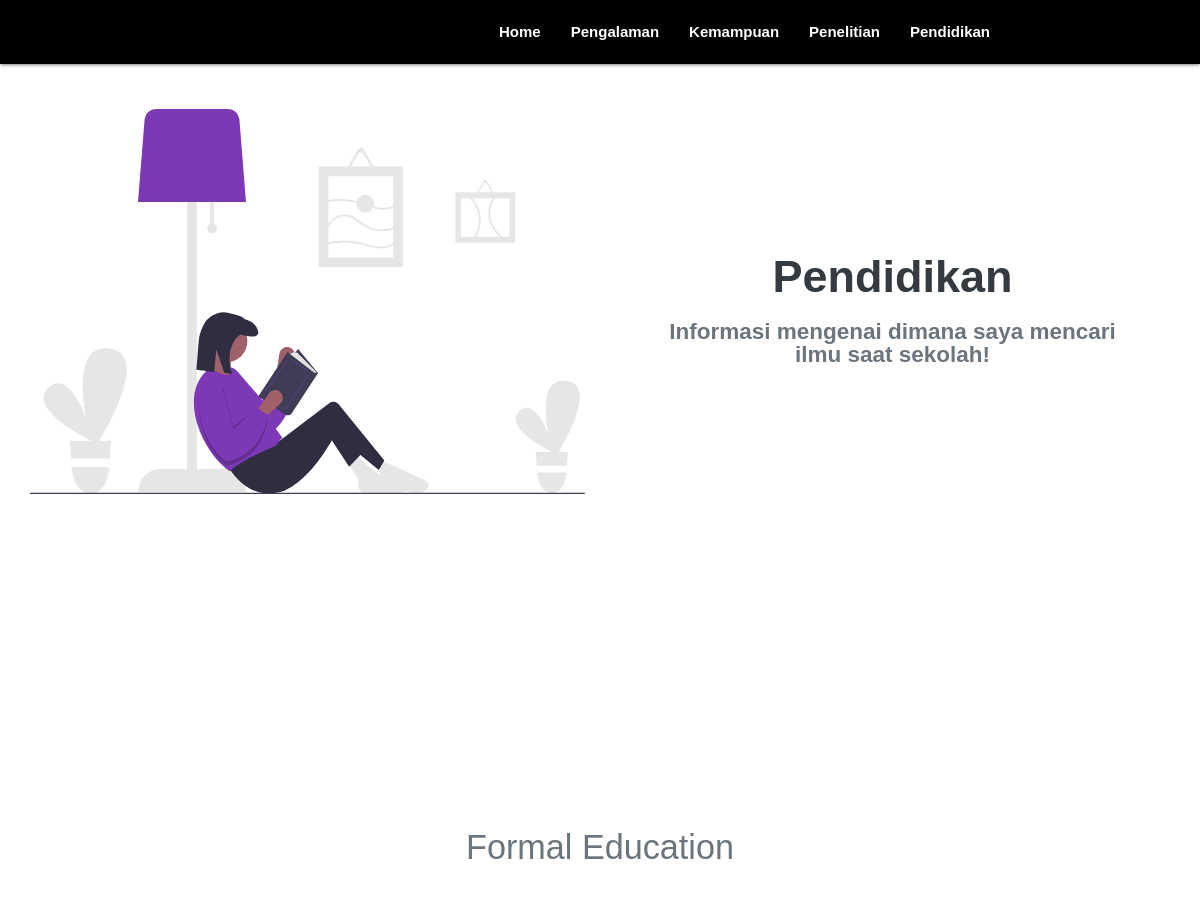
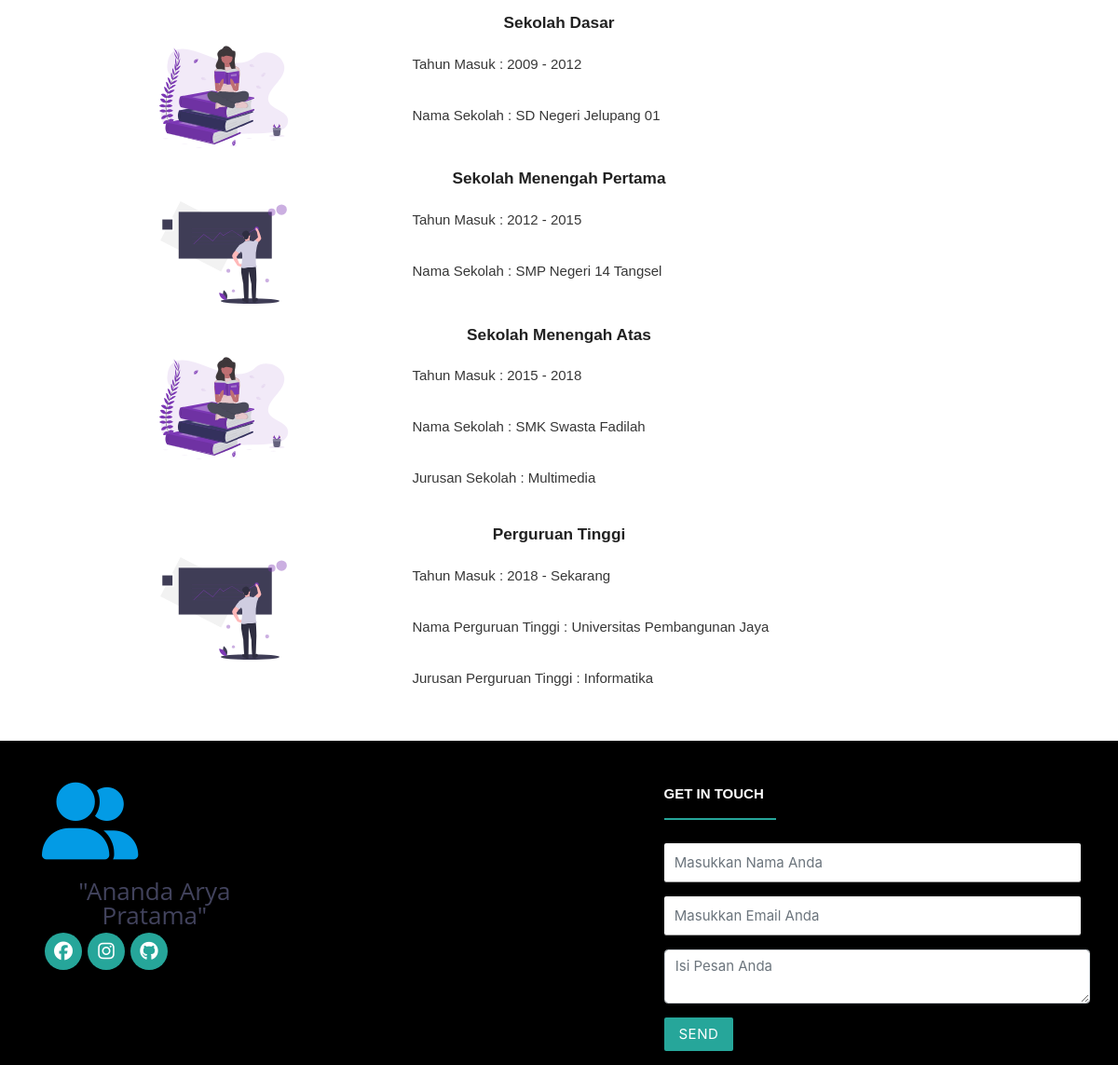
Page /uts/education.php on the committed database (2 pictures, top to bottom).
### tables this page shows
CREATE TABLE `pendidikan` (
  `id_biodata` int(10) NOT NULL,
  `id_pendidikan` int(10) NOT NULL,
  `tahun_sd` varchar(15) NOT NULL,
  `nama_sd` varchar(50) NOT NULL,
  `tahun_smp` varchar(15) NOT NULL,
  `nama_smp` varchar(50) NOT NULL,
  `tahun_sma` varchar(15) NOT NULL,
  `nama_sma` varchar(50) NOT NULL,
  `jurusan_sma` varchar(25) NOT NULL,
  `tahun_kuliah` varchar(15) NOT NULL,
  `nama_kuliah` varchar(50) NOT NULL,
  `jurusan_kuliah` varchar(25) NOT NULL
);

### uts/education.php (the view, shortened to what this page needs)
<!DOCTYPE html>
<html lang="en">
<head>
    <link rel="stylesheet" href="https://maxcdn.bootstrapcdn.com/bootstrap/4.5.0/css/bootstrap.min.css" />
    <link type="text/css" rel="stylesheet" href="assets/css/materialize.min.css" media="screen,projection" />
    <link rel="stylesheet" href="assets/css/style.css">
    <link rel="stylesheet" href="assets/css/home.css">
</head>
<body>
    <?php
        include_once "koneksi.php";
    ?>
  <section style="height: 90vh;">
    <div class="container-fluid px-3 pt-5">
      <div class="row text-dark mx-auto">
        <div class="col-md-6"> <img class="img-fluid d-block"
            src="./assets/images/education-page/header.svg" draggable="true"> </div>
        <div
          class="px-md-5 p-3 col-md-6 d-flex flex-column align-items-center justify-content-center">
          <h2 style="font-size: 3em;font-weight: bolder;" class="mb-0">Pendidikan</h2>
          <p class="font-weight-bolder text-muted text-center"
            style="font-size: 1.5em;">
            Informasi mengenai dimana saya mencari ilmu saat sekolah!
          </p>
        </div>
      </div>
    </div>
  </section>
  <section>
    <div class="container-fluid px-5">
      <?php
        $strSQL = "SELECT * FROM pendidikan";
        $runstrSQL = mysqli_query($conn, $strSQL);
        $jmlRowData = mysqli_num_rows($runstrSQL);
        if ($jmlRowData < 0) {
            echo "<tr><td colspan='5'>Data Tidak Terdapat Dalam Database</td></tr>";
            }
          else {
              while($row = mysqli_fetch_assoc($runstrSQL)) {
      ?>
      <h4 class="text-muted text-center py-4">Formal Education</h4>
      <div class="row">
        <div class="col-md-12">
          <div class="main-timeline" data-aos="zoom-in" data-aos-easing="linear" data-aos-delay="300">
            <div class="timeline" data-aos="fade-up" data-aos-easing="linear" data-aos-delay="600">
              <div class="timeline-content">
                <h6 class="center-align font-weight-bolder pt-1">Sekolah Dasar</h6>
                <div class="row">
                  <div class="col-lg-4 col-md-4 col-sm-4">
                    <img src="./assets/images/education-page/timeline-1.svg" alt="" height="110"
                      class=" mt-2 w-100 mx-auto">
                  </div>
                  <div class="col-lg-8 col-md-8 col-sm-8 px-4">
                    <p style="opacity: 0.9; font-size: 15px;">
                      Tahun Masuk : <span><?php echo $row["tahun_sd"]; ?></span>
                    </p><br>
                    <p style="opacity: 0.9; font-size: 15px;">
                      Nama Sekolah : <span><?php echo $row["nama_sd"]; ?></span>
                    </p>
                  </div>
                </div>
              </div>
            </div>
            <div class="timeline">
              <div class="timeline-content">
                <h6 class="center-align font-weight-bolder pt-1">Sekolah Menengah Pertama</h6>
                <div class="row">
                  <div class="col-lg-4 col-md-4 col-sm-4">
                    <img src="./assets/images/education-page/timeline-2.svg" alt="" height="110"
                      class=" mt-2 w-100 mx-auto">
                  </div>
                  <div class="col-lg-8 col-md-8 col-sm-8 px-4">
                    <p style="opacity: 0.9; font-size: 15px;">
                      Tahun Masuk : <span><?php echo $row["tahun_smp"]; ?></span>
                    </p><br>
                    <p style="opacity: 0.9; font-size: 15px;">
                      Nama Sekolah : <span><?php echo $row["nama_smp"]; ?></span>
                    </p>
                  </div>
                </div>
              </div>
            </div>
            <div class="timeline">
              <div class="timeline-content">
                <h6 class="center-align font-weight-bolder pt-1">Sekolah Menengah Atas</h6>
                <div class="row">
                  <div class="col-lg-4 col-md-4 col-sm-4">
                    <img src="./assets/images/education-page/timeline-1.svg" alt="" height="110"
                      class=" mt-2 w-100 mx-auto">
                  </div>
                  <div class="col-lg-8 col-md-8 col-sm-8 px-4">
                    <p style="opacity: 0.9; font-size: 15px;">
                      Tahun Masuk : <span><?php echo $row["tahun_sma"]; ?></span>
                    </p><br>
                    <p style="opacity: 0.9; font-size: 15px;">
                      Nama Sekolah : <span><?php echo $row["nama_sma"]; ?></span>
                    </p><br>
                    <p style="opacity: 0.9; font-size: 15px;">
                      Jurusan Sekolah : <span><?php echo $row["jurusan_sma"]; ?></span>
                    </p>
                  </div>
                </div>
              </div>
            </div>
            <div class="timeline">
              <div class="timeline-content">
                <h6 class="center-align font-weight-bolder pt-1">Perguruan Tinggi</h6>
                <div class="row">
                  <div class="col-lg-4 col-md-4 col-sm-4">
                    <img src="./assets/images/education-page/timeline-2.svg" alt="" height="110"
                      class=" mt-2 w-100 mx-auto">
                  </div>
                  <div class="col-lg-8 col-md-8 col-sm-8 px-4">
                    <p style="opacity: 0.9; font-size: 15px;">
                      Tahun Masuk : <span><?php echo $row["tahun_kuliah"]; ?></span>
                    </p><br>
                    <p style="opacity: 0.9; font-size: 15px;">
                      Nama Perguruan Tinggi : <span><?php echo $row["nama_kuliah"]; ?></span>
                    </p><br>
                    <p style="opacity: 0.9; font-size: 15px;">
                      Jurusan Perguruan Tinggi : <span><?php echo $row["jurusan_kuliah"]; ?></span>
                    </p>
                  </div>
                </div>
              </div>
            </div>
          </div>
        </div>
      </div>
      <?php
              }
            }
      ?>
    </div>
  </section>
    <?php
        include_once "footer.php";
    ?>
</body>
</html>

### uts/assets/css/style.css (style rules this page uses)
body { height: 100vh; margin: 0; color: var(--text); font-family: "Poppins", sans-serif; background-color: var(--bg); }
html { scroll-behavior: smooth; }
.nav-wrapper a { font-weight: bold; }
h1, p { display: inline-block; line-height: 1; font-family: "Poppins", sans-serif; margin: 20px 0; font-weight: 300; font-size: 18px; }
:root { --link-size: 64px; --trans-props: all 0.3s ease; --link-size-footer-b: 40px; --link-size-footer-s: 30px; }

### uts/assets/css/home.css (style rules this page uses)
:root { --link-size: 64px; --trans-props: all 0.3s ease; --link-size-footer-b: 40px; --link-size-footer-s: 30px; }

### rows in the picture
pendidikan: tahun_sd "2009 - 2012", nama_sd "SD Negeri Jelupang 01", tahun_smp "2012 - 2015", nama_smp "SMP Negeri 14 Tangsel", tahun_sma "2015 - 2018", nama_sma "SMK Swasta Fadilah", jurusan_sma "Multimedia", tahun_kuliah "2018 - Sekarang", nama_kuliah "Universitas Pembangunan Jaya", jurusan_kuliah "Informatika"
